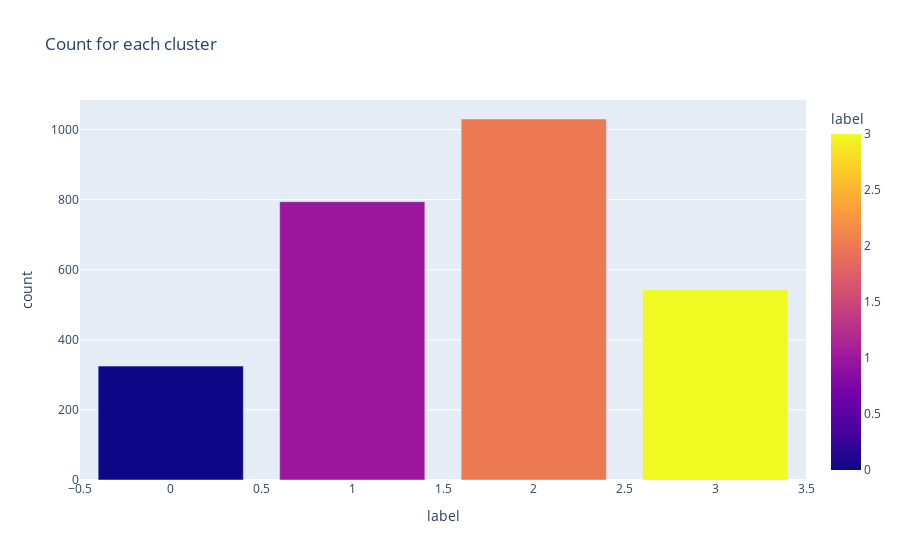

The cell this chart's notebook holds for it:
### Markdown cell above
#### Plot frequency of each cluster

### Code cell
# Create a copy of the cleaned, scaled dataframe
data_clustered_labeled = data_numeric.copy()

# add clusters labels as new column 
data_clustered_labeled["labels"] = labels

# Plot frequency of each cluster
make_count_plot(data_clustered_labeled)

### Figure 1 — Plotly figure (JSON) as saved in the notebook; plotly's stock layout.template omitted (floating-point values rounded to 4 significant figures)
{"data": [{"alignmentgroup": "True", "hovertemplate": "label=%{marker.color}<br>count=%{y}<extra></extra>", "legendgroup": "", "marker": {"color": [2, 1, 3, 0], "coloraxis": "coloraxis", "pattern": {"shape": ""}}, "name": "", "offsetgroup": "", "orientation": "v", "showlegend": false, "textposition": "auto", "type": "bar", "x": [2, 1, 3, 0], "xaxis": "x", "y": [1030, 794, 543, 325], "yaxis": "y"}], "layout": {"barmode": "relative", "coloraxis": {"colorbar": {"title": {"text": "label"}}, "colorscale": [[0, "#0d0887"], [0.1111, "#46039f"], [0.2222, "#7201a8"], [0.3333, "#9c179e"], [0.4444, "#bd3786"], [0.5556, "#d8576b"], [0.6667, "#ed7953"], [0.7778, "#fb9f3a"], [0.8889, "#fdca26"], [1, "#f0f921"]]}, "legend": {"tracegroupgap": 0}, "title": {"text": "Count for each cluster"}, "xaxis": {"anchor": "y", "domain": [0, 1], "title": {"text": "label"}}, "yaxis": {"anchor": "x", "domain": [0, 1], "title": {"text": "count"}}}}
